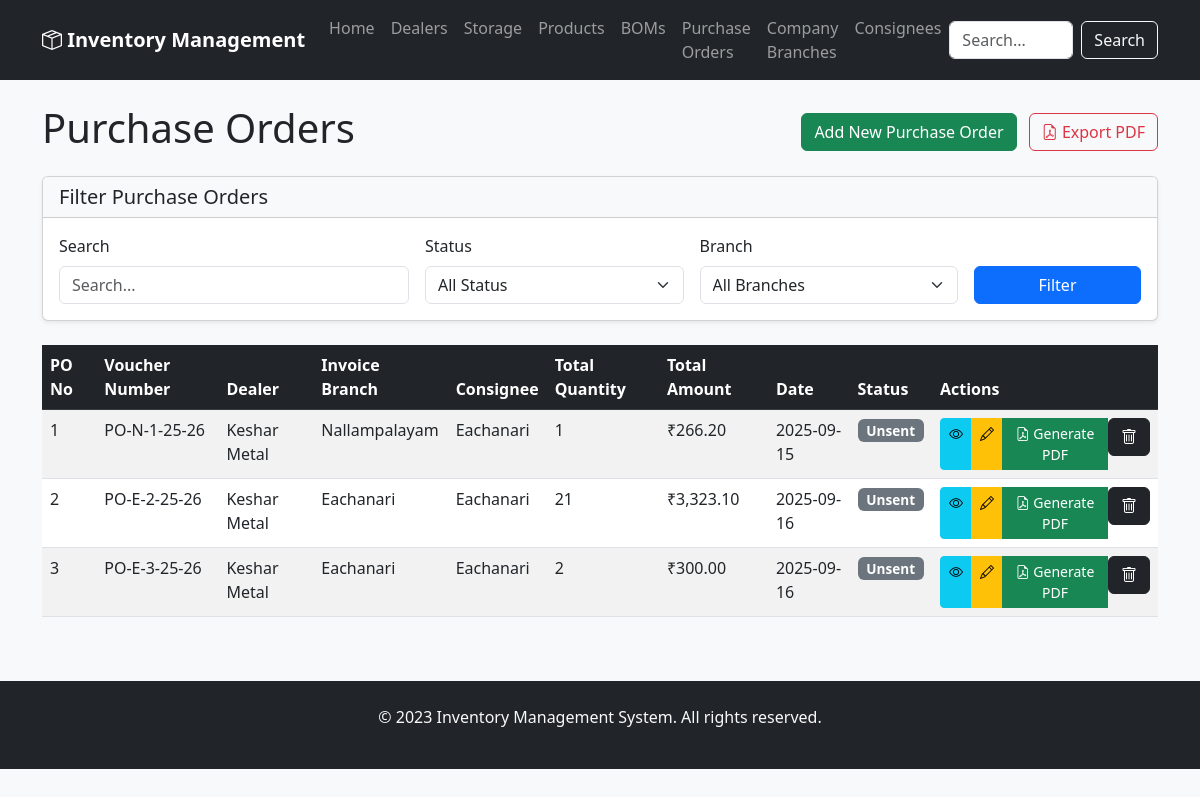
Before: /purchase_orders with the older database file.
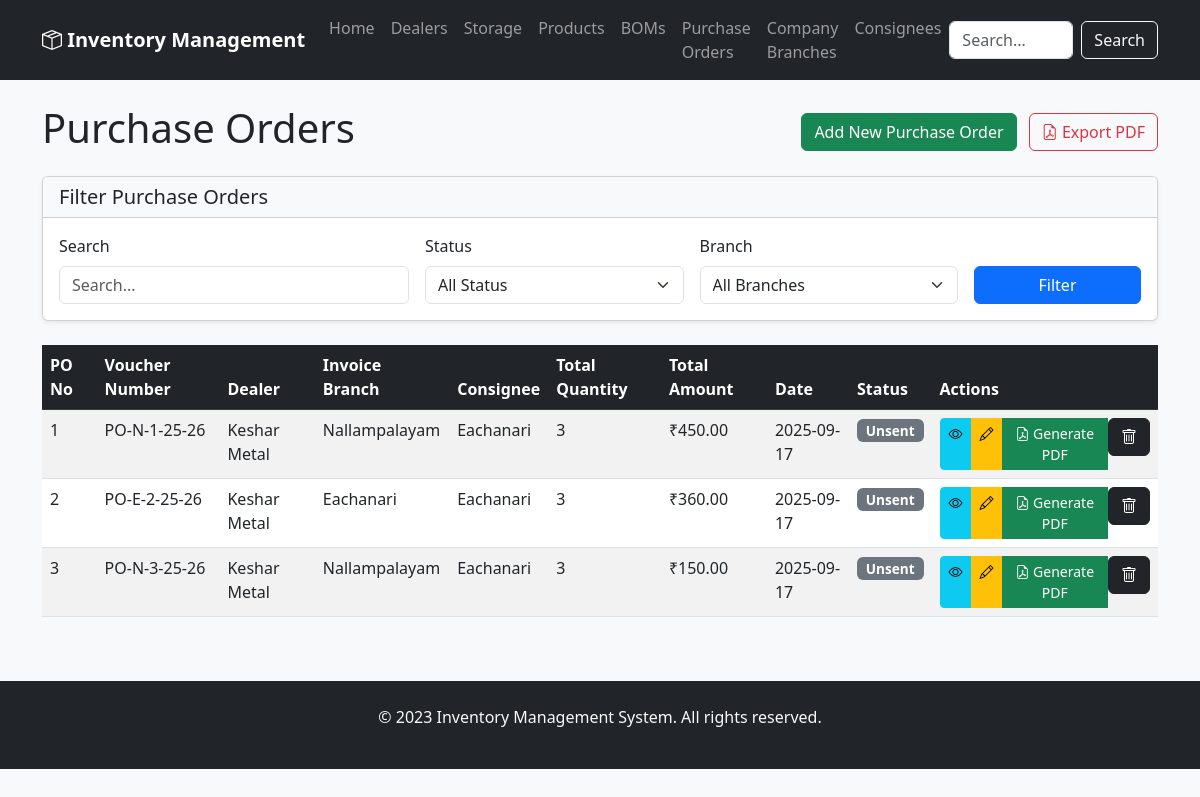
After: the same page with the newer database file.
### app/models.py (models this page shows, shortened)
class PurchaseOrder(Base):
    __tablename__ = 'purchase_order'
    po_no = Column(Integer, primary_key=True)
    dealer_id = Column(Integer, ForeignKey('dealer.id'))
    date = Column(Date, default=date.today)
    status = Column(String(20))
    notes = Column(Text)
    discount = Column(Float, default=0.0)
    invoice_branch_id = Column(Integer, ForeignKey('company_branches.id'))
    consignee_id = Column(Integer, ForeignKey('consignees.id'))
    dealer = relationship('Dealer', backref='purchase_orders')
    invoice_branch = relationship('CompanyBranch', foreign_keys=[invoice_branch_id])
    consignee = relationship('Consignee', foreign_keys=[consignee_id])
    items = relationship('PurchaseOrderItem', back_populates='purchase_order', cascade='all, delete-orphan')

class PurchaseOrderItem(Base):
    __tablename__ = 'purchase_order_item'
    id = Column(Integer, primary_key=True)
    po_no = Column(Integer, ForeignKey('purchase_order.po_no'))
    material_id = Column(Integer, ForeignKey('storage.id'))
    material_name = Column(String(256))
    spec = Column(String(256))
    brand = Column(String(128))
    dealer_name = Column(String(120))
    quantity = Column(Integer)
    price = Column(Float)
    unit = Column(String(50))
    purchase_order = relationship('PurchaseOrder', back_populates='items')
    material = relationship('Storage', back_populates='po_items')

class CompanyBranch(Base):
    __tablename__ = 'company_branches'
    id = Column(Integer, primary_key=True)
    company_name = Column(String(120), nullable=False)
    branch_name = Column(String(120), nullable=False)
    address = Column(String(250), nullable=False)
    city = Column(String(100), nullable=False)
    state = Column(String(100), nullable=False)
    pincode = Column(String(20), nullable=False)
    gst_no = Column(String(50), nullable=False)
    state_code = Column(String(10), nullable=False)
    email = Column(String(120), nullable=False)
    branch_indicator = Column(String(1), nullable=False)

class Dealer(Base):
    __tablename__ = 'dealer'
    id = Column(Integer, primary_key=True)
    name = Column(String(120), nullable=False)
    address = Column(String(250))
    city = Column(String(100))
    state = Column(String(100))
    country = Column(String(100))
    pincode = Column(String(20))
    telephone = Column(String(50))
    mobile = Column(String(50))
    email = Column(String(120))
    gst_no = Column(String(50))
    bank_name = Column(String(100))
    account_no = Column(String(100))
    ifsc_code = Column(String(50))
    materials = relationship('Storage', back_populates='dealer', lazy='dynamic')

class Consignee(Base):
    __tablename__ = 'consignees'
    id = Column(Integer, primary_key=True)
    company_name = Column(String(120), nullable=False)
    branch_name = Column(String(120), nullable=False)
    address = Column(String(250), nullable=False)
    city = Column(String(100), nullable=False)
    state = Column(String(100), nullable=False)
    pincode = Column(String(20), nullable=False)
    gst_no = Column(String(50), nullable=False)
    state_code = Column(String(10), nullable=False)
    email = Column(String(120), nullable=False)
    branch_indicator = Column(String(1), nullable=False)

### app/routers/purchase_orders.py (the view)
@router.get("", response_class=HTMLResponse)
async def list_purchase_orders(request: Request, db: Session = Depends(get_db)):
    try:
        search_query = request.query_params.get('q', '').strip()
        status_filter = request.query_params.get('status', '')
        branch_filter = request.query_params.get('branch', '')
        query = db.query(models.PurchaseOrder).options(
            joinedload(models.PurchaseOrder.dealer),
            joinedload(models.PurchaseOrder.items),
            joinedload(models.PurchaseOrder.invoice_branch),
            joinedload(models.PurchaseOrder.consignee)
        )
        if search_query:
            query = query.filter(
                or_(
                    models.PurchaseOrderItem.material_name.ilike(f'%{search_query}%'),
                    models.PurchaseOrder.dealer.has(models.Dealer.name.ilike(f'%{search_query}%'))
                )
            )
        if status_filter:
            query = query.filter(models.PurchaseOrder.status == status_filter)
        if branch_filter:
            query = query.filter(models.PurchaseOrder.invoice_branch_id == branch_filter)
        purchase_orders = query.order_by(models.PurchaseOrder.po_no.asc()).all()
        company_branches = db.query(models.CompanyBranch).all()
        return templates.TemplateResponse("purchase_orders.html", {
            "request": request,
            "purchase_orders": purchase_orders,
            "company_branches": company_branches,
            "search_query": search_query,
            "status_filter": status_filter,
            "branch_filter": branch_filter
        })
    except Exception as e:
        print(f"Error in list_purchase_orders: {e}")
        return templates.TemplateResponse("error.html", {
            "request": request,
            "status_code": 500,
            "detail": f"Error loading purchase orders: {str(e)}"
        })

### app/templates/purchase_orders.html (shortened to what the changed rows need)
{% extends "base.html" %}
{% block content %}
<div class="d-flex justify-content-between align-items-center mb-3">
    <h1>Purchase Orders</h1>
</div>
<div class="table-responsive">
    <table class="table table-striped table-hover">
        <thead class="table-dark">
            <tr>
                <th>PO No</th>
                <th>Voucher Number</th>
                <th>Dealer</th>
                <th>Invoice Branch</th>
                <th>Consignee</th>
                <th>Total Quantity</th>
                <th>Total Amount</th>
                <th>Date</th>
                <th>Status</th>
                <th>Actions</th>
            </tr>
        </thead>
        <tbody>
            {% for po in purchase_orders %}
            <tr>
                <td>{{ po.po_no }}</td>
                <td>{{ po.voucher_number }}</td>
                <td>{{ po.dealer.name if po.dealer else 'N/A' }}</td>
                <td>{{ po.invoice_branch.branch_name if po.invoice_branch else 'N/A' }}</td>
                <td>{{ po.consignee.branch_name if po.consignee else 'N/A' }}</td>
                <td>{{ po.total_quantity }}</td>
                <td>{{ po.grand_total|currency }}</td>
                <td>{{ po.date.strftime('%Y-%m-%d') }}</td>
                <td>
                    <span class="badge
                        {% if po.status == 'sent' %}bg-success
                        {% elif po.status == 'waiting' %}bg-warning
                        {% elif po.status == 'received' %}bg-info
                        {% else %}bg-secondary{% endif %}">
                        {{ po.status|title }}
                    </span>
                </td>
                <td>
                    <div class="btn-group btn-group-sm">
                        <a href="/purchase_orders/{{ po.po_no }}" class="btn btn-info" title="View">
                            <i class="bi bi-eye"></i>
                        </a>
                        <a href="/purchase_orders/edit/{{ po.po_no }}" class="btn btn-warning" title="Edit">
                            <i class="bi bi-pencil"></i>
                        </a>
                        <a href="/purchase_orders/{{ po.po_no }}/generate" class="btn btn-success" title="Generate PDF">
                            <i class="bi bi-file-earmark-pdf"></i> Generate PDF
                        </a>
                        <form action="/purchase_orders/delete/{{ po.po_no }}" method="post" style="display:inline;">
                            <button type="submit" class="btn btn-dark" onclick="return confirm('Are you sure?')" title="Delete">
                                <i class="bi bi-trash"></i>
                            </button>
                        </form>
                    </div>
                </td>
            </tr>
            {% endfor %}
        </tbody>
    </table>
</div>
{% endblock %}

Changed rows visible on the page:
changed PurchaseOrder "PO-N-1-25-26": total_quantity "1" → "3"; grand_total "₹266.20" → "₹450.00"; date "2025-09-15" → "2025-09-17"
changed PurchaseOrder "PO-E-2-25-26": total_quantity "21" → "3"; grand_total "₹3,323.10" → "₹360.00"; date "2025-09-16" → "2025-09-17"
changed PurchaseOrder id 3: voucher_number "PO-E-3-25-26" → "PO-N-3-25-26"; invoice_branch "Eachanari" → "Nallampalayam"; total_quantity "2" → "3"; grand_total "₹300.00" → "₹150.00"; date "2025-09-16" → "2025-09-17"
